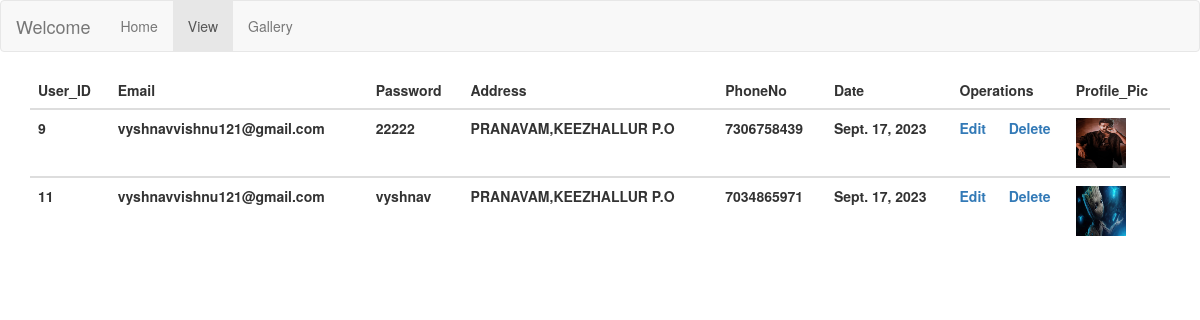
Screenshot of /view/ with the database file from the repository.
### app4/models.py (models this page shows)
class signup(models.Model):
    Userid = models.AutoField(primary_key=True)
    Name = models.CharField(max_length=20)
    Email = models.EmailField(max_length=100)
    Password = models.CharField(max_length=8)
    Address = models.CharField(max_length=100)
    PhoneNo = models.IntegerField()
    Date = models.DateField(auto_now=True)
    Profile_Pic = models.ImageField(upload_to='img/', null=True, blank=True)

### app4/views.py (the view)
# urls.py: path('view/', views.View,name='View'),
def View(request):
    user = signup.objects.all()
    return render(request,'View.html',{'users':user})

### Templates/View.html (shortened to what this page needs)
<!DOCTYPE html>
<html lang="en">
<head>
  <link rel="stylesheet" href="https://maxcdn.bootstrapcdn.com/bootstrap/3.4.1/css/bootstrap.min.css">
</head>
<body>
<nav class="navbar navbar-default">
  <div class="container-fluid">
    <div class="navbar-header">
      <a class="navbar-brand" href="#">Welcome</a>
    </div>
    <ul class="nav navbar-nav">
      <li><a href="{% url 'Home' %}">Home</a></li>
      <li class="active"><a href="{% url 'View' %}">View</a></li>
      <li><a href="{% url 'Gallery' %}">Gallery</a></a></li>
    </ul>
  </div>
</nav>
<div class="container">
<table class="table" cellspacing="10" cellpadding="10">
    <thead>
    <tr>
        <th>User_ID</th>
        <th>Email</th>
        <th>Password</th>
        <th>Address</th>
        <th>PhoneNo</th>
        <th>Date</th>
        <th colspan="2">Operations</th>
        <th>Profile_Pic</th>
    </tr>
    </thead>
    <tbody>
    {% for i in users %}
    <tr>
        <th>{{i.Userid}}</th>
        <th>{{i.Email}}</th>
        <th>{{i.Password}}</th>
        <th>{{i.Address}}</th>
        <th>{{i.PhoneNo}}</th>
        <th>{{i.Date}}</th>
        <th><a href="{% url 'edit' i.Userid %}">Edit </a></th>
        <th><a href="{% url 'delete_user' i.Userid %}">Delete </a></th>
        <th><img src="{{i.Profile_Pic.url}}" alt="" width="50px" height="50px"></th>
    </tr>
    </tbody>
    {% endfor %}
</table>
</div>
</body>
</html>

### rows the page displays
signup: Userid "9", Email "vyshnavvishnu121@gmail.com", Password "22222", Address "PRANAVAM,KEEZHALLUR P.O", PhoneNo "7306758439", Date "Sept. 17, 2023", Profile_Pic (picture)
signup: Userid "11", Email "vyshnavvishnu121@gmail.com", Password "vyshnav", Address "PRANAVAM,KEEZHALLUR P.O", PhoneNo "7034865971", Date "Sept. 17, 2023", Profile_Pic (picture)
